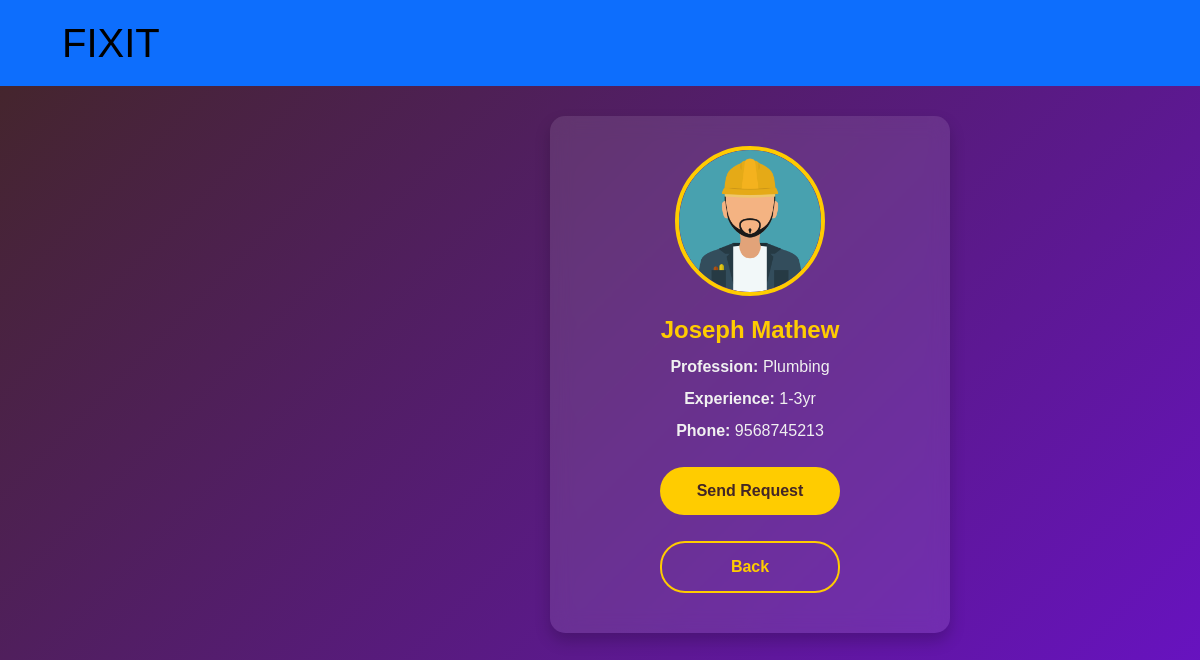
Screenshot of /worker/10/ with the database file from the repository.
### mainapp/models.py (models this page shows, shortened)
class Worker(models.Model):
    TITLE_CHOICES = [
        ('Mr', 'Mr.'),
        ('Ms', 'Ms.'),
    ]
    title = models.CharField(max_length=10, choices=TITLE_CHOICES, default='Mr')
    first_name = models.CharField(max_length=100)
    last_name = models.CharField(max_length=100)
    email = models.EmailField(max_length=100, unique=True)
    password = models.CharField(max_length=100)
    confirm_password = models.CharField(max_length=100)
    gender = models.CharField(max_length=10, choices=[('Male', 'Male'), ('Female', 'Female')] )
    phone = models.IntegerField()
    profession = models.TextField()
    experience = models.TextField()
    status = models.BooleanField(default=True, )  # Worker availability

### mainapp/views.py (the view)
# urls.py: path('worker/<int:worker_id>/', views.view_worker, name='view_worker'),
def view_worker(request, worker_id):
    worker = get_object_or_404(Worker, id=worker_id)
    return render(request, 'view_worker.html', {'worker': worker})

### mainapp/templates/view_worker.html (shortened to what this page needs)
{% load static %}
<!DOCTYPE html>
<html lang="en">
<head>
    <link href="https://cdn.jsdelivr.net/npm/bootstrap@5.3.3/dist/css/bootstrap.min.css" rel="stylesheet">
    <link rel="stylesheet" href="{% static 'css/style.css' %}">
</head>
<body>
    <nav class="navbar navbar-expand-lg navbar-light bg-primary" style=" width: 100%;">
        <div class="container-fluid">
          <a class="navbar-brand" href="#" style="font-size:40px; font-family: 'Franklin Gothic Medium', 'Arial Narrow', Arial, sans-serif; margin-left: 50px;" data-bs-toggle="offcanvas" data-bs-target="#staticBackdrop" aria-controls="staticBackdrop">FIXIT</a>
    </div>
  </nav>
  <div class="worker-container">
    <img src="{% if worker.gender == 'Male' %}
    {% static 'images/190691.png' %}
{% elif worker.gender == 'Female' %}
    {% static 'images/female_avatarjpg.jpg' %}
{% else %}
    {% static 'images/190691.png' %}
{% endif %}"
alt="Worker Image" class="worker-img">
    <h2 class="worker-name">{{ worker.first_name }} {{ worker.last_name }}</h2>
    <p class="worker-info"><strong>Profession:</strong> {{ worker.profession }}</p>
    <p class="worker-info"><strong>Experience:</strong> {{ worker.experience }} </p>
    <p class="worker-info"><strong>Phone:</strong> {{ worker.phone }}</p>
{% if worker.status %}
    <a href="{% url 'send_request' worker.id %}" class="btn btn-primary mt-3">Send Request</a>
{% else %}
    <button class="btn btn-primary mt-3" disabled>Not Available</button>
{% endif %}
    <a href="{% url 'user_dashboard' %}" class="btn btn-secondary mt-3">Back</a>
</div>
</body>
</html>

### mainapp/templates/view_worker.html (style rules this page uses)
body { background: linear-gradient(135deg, #432626, #6a11cb); font-family: 'Poppins', sans-serif; color: #fff; margin: 0; padding: 0; justify-content: center; align-items: center; min-height: 100vh; }
.worker-container { background: rgba(255, 255, 255, 0.1); backdrop-filter: blur(10px); padding: 30px; border-radius: 15px; box-shadow: 0 8px 16px rgba(0, 0, 0, 0.2); text-align: center; width: 100%; max-width: 400px; transition: transform 0.3s ease; margin-top: 30px; margin-left: 550px; }
.worker-img { width: 150px; height: 150px; object-fit: cover; border-radius: 50%; border: 4px solid #ffcc00; margin-bottom: 20px; transition: transform 0.3s ease; }
.worker-name { font-size: 24px; font-weight: bold; color: #ffcc00; margin-bottom: 10px; }
.worker-info { font-size: 16px; color: #f1f1f1; margin-bottom: 8px; }
.btn { width: 180px; padding: 12px; font-size: 16px; font-weight: bold; border-radius: 25px; transition: 0.3s ease; margin: 10px 5px; display: inline-block; }
.btn-primary { background-color: #ffcc00; color: #432626; border: none; }
.btn-secondary { background-color: transparent; color: #ffcc00; border: 2px solid #ffcc00; }

### rows the page displays
Worker: first_name "Joseph", last_name "Mathew", profession "Plumbing", experience "1-3yr", phone "9568745213"
